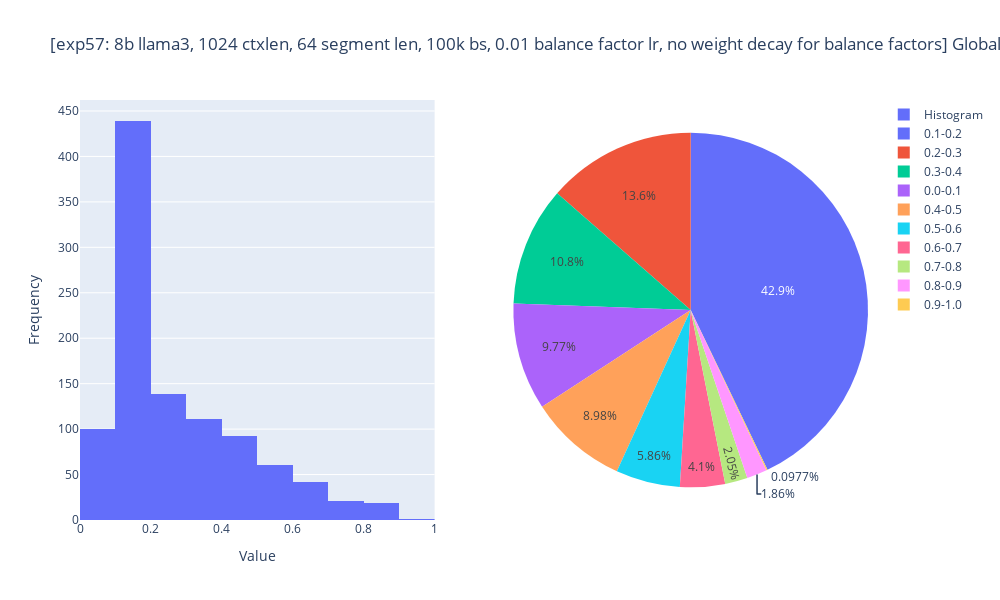

The notebook cell this image was saved under:
### Markdown cell above
### Distribution

### Code cell
import numpy as np
import plotly.graph_objects as go
from plotly.subplots import make_subplots

# Assuming you have your n-dimensional tensor as 'tensor'
# Flatten the tensor
flat_tensor = global_weights.flatten()

# Create bins
bins = np.arange(0, 1.1, 0.1)

# Calculate histogram
hist, bin_edges = np.histogram(flat_tensor, bins=bins)

# Create labels for pie chart
labels = [f'{bins[i]:.1f}-{bins[i+1]:.1f}' for i in range(len(bins)-1)]

# Create subplot figure
fig = make_subplots(rows=1, cols=2, specs=[[{'type':'xy'}, {'type':'domain'}]])

# Add histogram
fig.add_trace(go.Histogram(x=flat_tensor, xbins=dict(start=0, end=1, size=0.1), 
                           name='Histogram'), row=1, col=1)

# Add pie chart
fig.add_trace(go.Pie(labels=labels, values=hist, name='Distribution'), row=1, col=2)

# Update layout
fig.update_layout(title_text=f"[{ckp_name}] Global weights's distribution",
                  xaxis_title_text='Value',
                  yaxis_title_text='Frequency',
                  height=600, width=1000)

# Update axes
fig.update_xaxes(range=[0, 1], row=1, col=1)

# Show plot
fig.show()

### Figure 1 — Plotly figure (JSON) as saved in the notebook; plotly's stock layout.template omitted (floating-point values rounded to 4 significant figures; data arrays with more than 128 entries replaced by an {"elided": "..."} marker saying what was removed)
{"data": [{"name": "Histogram", "type": "histogram", "x": {"elided": "1024 float values"}, "xaxis": "x", "xbins": {"end": 1, "size": 0.1, "start": 0}, "yaxis": "y"}, {"domain": {"x": [0.55, 1], "y": [0, 1]}, "labels": ["0.0-0.1", "0.1-0.2", "0.2-0.3", "0.3-0.4", "0.4-0.5", "0.5-0.6", "0.6-0.7", "0.7-0.8", "0.8-0.9", "0.9-1.0"], "name": "Distribution", "type": "pie", "values": [100, 439, 139, 111, 92, 60, 42, 21, 19, 1]}], "layout": {"height": 600, "title": {"text": "[exp57: 8b llama3, 1024 ctxlen, 64 segment len, 100k bs, 0.01 balance factor lr, no weight decay for balance factors] Global weights's distribution"}, "width": 1000, "xaxis": {"anchor": "y", "domain": [0, 0.45], "range": [0, 1], "title": {"text": "Value"}}, "yaxis": {"anchor": "x", "domain": [0, 1], "title": {"text": "Frequency"}}}}
